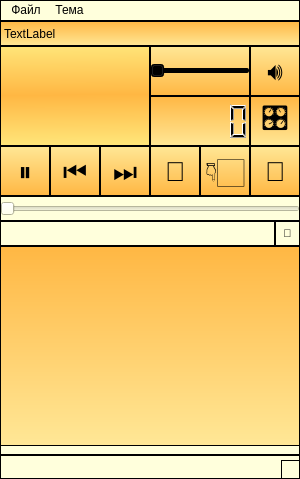
<?xml version="1.0" encoding="UTF-8"?>
<ui version="4.0">
 <class>MainWindow</class>
 <widget class="QMainWindow" name="MainWindow">
  <property name="windowModality">
   <enum>Qt::NonModal</enum>
  </property>
  <property name="geometry">
   <rect>
    <x>0</x>
    <y>0</y>
    <width>300</width>
    <height>479</height>
   </rect>
  </property>
  <property name="windowTitle">
   <string>SoundEnginePlayer (V2.0)</string>
  </property>
  <property name="statusTip">
   <string/>
  </property>
  <property name="whatsThis">
   <string/>
  </property>
  <property name="styleSheet">
   <string notr="true">border: 1px solid dark;
background-color:rgb(255, 255, 220)</string>
  </property>
  <property name="toolButtonStyle">
   <enum>Qt::ToolButtonIconOnly</enum>
  </property>
  <property name="tabShape">
   <enum>QTabWidget::Triangular</enum>
  </property>
  <property name="dockOptions">
   <set>QMainWindow::AllowTabbedDocks|QMainWindow::AnimatedDocks</set>
  </property>
  <widget class="QWidget" name="centralwidget">
   <property name="styleSheet">
    <string notr="true"/>
   </property>
   <widget class="QWidget" name="widget" native="true">
    <property name="geometry">
     <rect>
      <x>0</x>
      <y>25</y>
      <width>150</width>
      <height>100</height>
     </rect>
    </property>
    <property name="toolTip">
     <string>Графический эквалайзер</string>
    </property>
    <property name="styleSheet">
     <string notr="true">background-color: qlineargradient(spread:reflect, x1:0, y1:0, x2:0.005, y2:0.494, stop:0 rgba(255, 229, 121, 255), stop:1 rgb(255, 183, 67))</string>
    </property>
   </widget>
   <widget class="QLabel" name="label">
    <property name="geometry">
     <rect>
      <x>0</x>
      <y>0</y>
      <width>300</width>
      <height>25</height>
     </rect>
    </property>
    <property name="styleSheet">
     <string notr="true">background-color:qlineargradient(spread:pad, x1:0.517413, y1:0.994, x2:0.518, y2:0, stop:0 rgba(255, 231, 150, 255), stop:1 rgb(255, 183, 67))</string>
    </property>
    <property name="text">
     <string>TextLabel</string>
    </property>
   </widget>
   <widget class="QSlider" name="horizontalSlider">
    <property name="geometry">
     <rect>
      <x>150</x>
      <y>25</y>
      <width>100</width>
      <height>50</height>
     </rect>
    </property>
    <property name="toolTip">
     <string>Изменение звука</string>
    </property>
    <property name="styleSheet">
     <string notr="true">background-color:qlineargradient(spread:pad, x1:0.517413, y1:0.994, x2:0.518, y2:0, stop:0 rgb(255, 183, 67), stop:1 rgba(255, 231, 150, 255))
</string>
    </property>
    <property name="orientation">
     <enum>Qt::Horizontal</enum>
    </property>
   </widget>
   <widget class="QPushButton" name="pushButton">
    <property name="geometry">
     <rect>
      <x>250</x>
      <y>25</y>
      <width>50</width>
      <height>50</height>
     </rect>
    </property>
    <property name="font">
     <font>
      <pointsize>19</pointsize>
     </font>
    </property>
    <property name="toolTip">
     <string>Откл. звук</string>
    </property>
    <property name="styleSheet">
     <string notr="true">background-color:qlineargradient(spread:pad, x1:0.517413, y1:0.994, x2:0.518, y2:0, stop:0 rgb(255, 183, 67), stop:1 rgba(255, 231, 150, 255))
</string>
    </property>
    <property name="text">
     <string>🔊</string>
    </property>
   </widget>
   <widget class="QLCDNumber" name="lcdNumber">
    <property name="geometry">
     <rect>
      <x>150</x>
      <y>75</y>
      <width>100</width>
      <height>50</height>
     </rect>
    </property>
    <property name="toolTip">
     <string>Длина трека</string>
    </property>
    <property name="styleSheet">
     <string notr="true">background-color:qlineargradient(spread:pad, x1:0.517413, y1:0.994, x2:0.518, y2:0, stop:0 rgba(255, 231, 150, 255), stop:1 rgb(255, 183, 67))</string>
    </property>
   </widget>
   <widget class="QPushButton" name="pushButton_2">
    <property name="geometry">
     <rect>
      <x>250</x>
      <y>75</y>
      <width>50</width>
      <height>50</height>
     </rect>
    </property>
    <property name="font">
     <font>
      <pointsize>20</pointsize>
     </font>
    </property>
    <property name="toolTip">
     <string>Эквалайзер</string>
    </property>
    <property name="styleSheet">
     <string notr="true">background-color:qlineargradient(spread:pad, x1:0.517413, y1:0.994, x2:0.518, y2:0, stop:0 rgba(255, 231, 150, 255), stop:1 rgb(255, 183, 67))</string>
    </property>
    <property name="text">
     <string>🎛️</string>
    </property>
   </widget>
   <widget class="QPushButton" name="pushButton_3">
    <property name="geometry">
     <rect>
      <x>0</x>
      <y>125</y>
      <width>50</width>
      <height>50</height>
     </rect>
    </property>
    <property name="font">
     <font>
      <pointsize>20</pointsize>
     </font>
    </property>
    <property name="toolTip">
     <string>Пауза/Продолжение</string>
    </property>
    <property name="styleSheet">
     <string notr="true">background-color:qlineargradient(spread:pad, x1:0.517413, y1:0.994, x2:0.518, y2:0, stop:0 rgb(255, 183, 67), stop:1 rgba(255, 231, 150, 255))
</string>
    </property>
    <property name="text">
     <string>⏸</string>
    </property>
   </widget>
   <widget class="QPushButton" name="pushButton_4">
    <property name="geometry">
     <rect>
      <x>50</x>
      <y>125</y>
      <width>50</width>
      <height>50</height>
     </rect>
    </property>
    <property name="font">
     <font>
      <pointsize>20</pointsize>
     </font>
    </property>
    <property name="toolTip">
     <string>Пред. Трек</string>
    </property>
    <property name="styleSheet">
     <string notr="true">background-color:qlineargradient(spread:pad, x1:0.517413, y1:0.994, x2:0.518, y2:0, stop:0 rgb(255, 183, 67), stop:1 rgba(255, 231, 150, 255))
</string>
    </property>
    <property name="text">
     <string>⏮</string>
    </property>
   </widget>
   <widget class="QPushButton" name="pushButton_5">
    <property name="geometry">
     <rect>
      <x>100</x>
      <y>125</y>
      <width>50</width>
      <height>50</height>
     </rect>
    </property>
    <property name="font">
     <font>
      <pointsize>20</pointsize>
     </font>
    </property>
    <property name="toolTip">
     <string>След. Трек</string>
    </property>
    <property name="styleSheet">
     <string notr="true">background-color:qlineargradient(spread:pad, x1:0.517413, y1:0.994, x2:0.518, y2:0, stop:0 rgb(255, 183, 67), stop:1 rgba(255, 231, 150, 255))
</string>
    </property>
    <property name="text">
     <string>⏭</string>
    </property>
   </widget>
   <widget class="QPushButton" name="pushButton_6">
    <property name="geometry">
     <rect>
      <x>150</x>
      <y>125</y>
      <width>50</width>
      <height>50</height>
     </rect>
    </property>
    <property name="font">
     <font>
      <pointsize>20</pointsize>
     </font>
    </property>
    <property name="toolTip">
     <string>Перемешать</string>
    </property>
    <property name="styleSheet">
     <string notr="true">background-color:qlineargradient(spread:pad, x1:0.517413, y1:0.994, x2:0.518, y2:0, stop:0 rgb(255, 183, 67), stop:1 rgba(255, 231, 150, 255))
</string>
    </property>
    <property name="text">
     <string>🔀</string>
    </property>
   </widget>
   <widget class="QPushButton" name="pushButton_7">
    <property name="geometry">
     <rect>
      <x>200</x>
      <y>125</y>
      <width>50</width>
      <height>50</height>
     </rect>
    </property>
    <property name="font">
     <font>
      <pointsize>20</pointsize>
     </font>
    </property>
    <property name="toolTip">
     <string>Порядок воспроизведения</string>
    </property>
    <property name="styleSheet">
     <string notr="true">background-color:qlineargradient(spread:pad, x1:0.517413, y1:0.994, x2:0.518, y2:0, stop:0 rgb(255, 183, 67), stop:1 rgba(255, 231, 150, 255))
</string>
    </property>
    <property name="text">
     <string>👇🏻</string>
    </property>
   </widget>
   <widget class="QPushButton" name="pushButton_8">
    <property name="geometry">
     <rect>
      <x>250</x>
      <y>125</y>
      <width>50</width>
      <height>50</height>
     </rect>
    </property>
    <property name="font">
     <font>
      <pointsize>20</pointsize>
     </font>
    </property>
    <property name="toolTip">
     <string>Расширить</string>
    </property>
    <property name="styleSheet">
     <string notr="true">background-color:qlineargradient(spread:pad, x1:0.517413, y1:0.994, x2:0.518, y2:0, stop:0 rgb(255, 183, 67), stop:1 rgba(255, 231, 150, 255))
</string>
    </property>
    <property name="text">
     <string>🔽</string>
    </property>
   </widget>
   <widget class="QLineEdit" name="lineEdit">
    <property name="geometry">
     <rect>
      <x>0</x>
      <y>200</y>
      <width>275</width>
      <height>25</height>
     </rect>
    </property>
    <property name="toolTip">
     <string>Поле поиска трека</string>
    </property>
   </widget>
   <widget class="QPushButton" name="pushButton_9">
    <property name="geometry">
     <rect>
      <x>275</x>
      <y>200</y>
      <width>25</width>
      <height>25</height>
     </rect>
    </property>
    <property name="font">
     <font>
      <pointsize>8</pointsize>
     </font>
    </property>
    <property name="toolTip">
     <string>Поиск</string>
    </property>
    <property name="text">
     <string>🔎</string>
    </property>
   </widget>
   <widget class="QListWidget" name="listWidget">
    <property name="geometry">
     <rect>
      <x>0</x>
      <y>225</y>
      <width>300</width>
      <height>200</height>
     </rect>
    </property>
    <property name="toolTip">
     <string>Список треков</string>
    </property>
    <property name="styleSheet">
     <string notr="true">background-color:qlineargradient(spread:pad, x1:0.517413, y1:0.994, x2:0.518, y2:0, stop:0 rgba(255, 231, 150, 255), stop:1 rgb(255, 183, 67))</string>
    </property>
   </widget>
   <widget class="QSlider" name="horizontalSlider_2">
    <property name="geometry">
     <rect>
      <x>0</x>
      <y>175</y>
      <width>300</width>
      <height>25</height>
     </rect>
    </property>
    <property name="orientation">
     <enum>Qt::Horizontal</enum>
    </property>
   </widget>
  </widget>
  <widget class="QMenuBar" name="menubar">
   <property name="geometry">
    <rect>
     <x>0</x>
     <y>0</y>
     <width>300</width>
     <height>28</height>
    </rect>
   </property>
   <widget class="QMenu" name="menuFile">
    <property name="title">
     <string>Файл</string>
    </property>
   </widget>
   <widget class="QMenu" name="menu">
    <property name="title">
     <string>Тема</string>
    </property>
   </widget>
   <addaction name="menuFile"/>
   <addaction name="menu"/>
  </widget>
  <widget class="QStatusBar" name="statusbar"/>
 </widget>
 <resources/>
 <connections/>
</ui>
